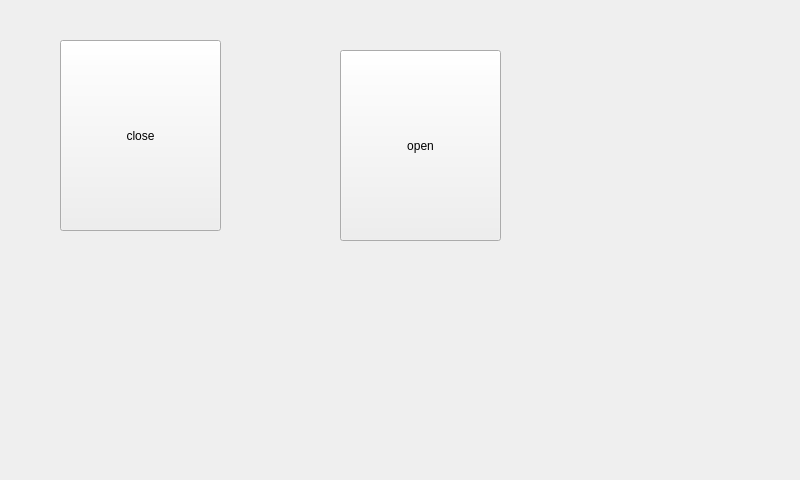
<?xml version="1.0" encoding="UTF-8"?>
<ui version="4.0">
 <class>MainWindow</class>
 <widget class="QMainWindow" name="MainWindow">
  <property name="geometry">
   <rect>
    <x>0</x>
    <y>0</y>
    <width>800</width>
    <height>480</height>
   </rect>
  </property>
  <property name="windowTitle">
   <string>MainWindow</string>
  </property>
  <widget class="QWidget" name="centralwidget">
   <widget class="QPushButton" name="pushButton">
    <property name="geometry">
     <rect>
      <x>60</x>
      <y>40</y>
      <width>161</width>
      <height>191</height>
     </rect>
    </property>
    <property name="text">
     <string>close</string>
    </property>
   </widget>
   <widget class="QPushButton" name="pushButton_2">
    <property name="geometry">
     <rect>
      <x>340</x>
      <y>50</y>
      <width>161</width>
      <height>191</height>
     </rect>
    </property>
    <property name="text">
     <string>open</string>
    </property>
   </widget>
  </widget>
 </widget>
 <resources/>
 <connections/>
</ui>
